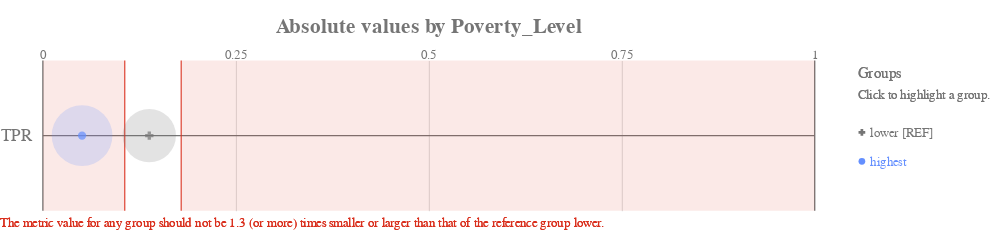

Source (notebook cell):
### Code cell
ap.absolute(bdf, metrics, 'poverty_level', fairness_threshold = disparity_tolerance)

### Figure 1 — Vega-Lite specification as saved in the notebook (floating-point values rounded to 4 significant figures)
{"config": {"view": {"continuousWidth": 400, "continuousHeight": 300, "strokeWidth": 0}, "axisLeft": {"labelColor": "rgb(117,117,117)", "labelFont": "Arial", "labelFontSize": 16}, "title": {"align": "center", "baseline": "middle", "color": "rgb(117,117,117)", "font": "Arial", "fontSize": 20, "fontWeight": "bold"}}, "layer": [{"data": {"name": "data-2877b248c93196b56da8c0b23bb53c1d"}, "mark": {"type": "rule", "stroke": "rgb(117,117,117)", "strokeWidth": 1.25, "tooltip": ""}, "encoding": {"x": {"type": "quantitative", "field": "start", "scale": {"domain": [0, 1], "range": [40.0, 760.0]}}, "x2": {"field": "end"}, "y": {"type": "nominal", "axis": {"domain": false, "labelAngle": 0, "labelPadding": -30, "orient": "left", "ticks": false, "title": ""}, "field": "y_position", "scale": {"domain": ["TPR"], "range": [17.5, 157.5]}}}}, {"data": {"name": "data-6cfe259518f6c7b358d8f836a73e6b7f"}, "mark": {"type": "rule", "stroke": "rgb(117,117,117)", "strokeWidth": 1.25, "tooltip": ""}, "encoding": {"x": {"type": "quantitative", "field": "x_position", "scale": {"domain": [0, 1], "range": [40.0, 760.0]}}, "y": {"value": 17.5}, "y2": {"value": 157.5}}}, {"data": {"name": "data-60ed1133fa688d151d36705a369482e0"}, "mark": {"type": "text", "align": "center", "color": "rgb(117,117,117)", "font": "Arial", "fontSize": 12, "fontWeight": "normal", "tooltip": ""}, "encoding": {"text": {"type": "nominal", "field": "value"}, "x": {"type": "quantitative", "field": "value", "scale": {"domain": [0, 1], "range": [40.0, 760.0]}}, "y": {"value": 12.25}}}, {"layer": [{"mark": {"type": "rect", "opacity": 0.8, "stroke": "rgb(217, 46, 28)", "strokeWidth": 1.25, "tooltip": ""}, "encoding": {"x": {"type": "quantitative", "field": "lower_threshold_value", "scale": {"domain": [0, 1], "range": [40.0, 760.0]}}, "x2": {"field": "lower_threshold_value"}, "y": {"type": "nominal", "axis": {"domain": false, "grid": false, "labels": false, "ticks": false, "title": " "}, "field": "metric", "scale": {"domain": ["TPR"], "range": [17.5, 157.5]}}}}, {"mark": {"type": "rect", "opacity": 0.8, "stroke": "rgb(217, 46, 28)", "strokeWidth": 1.25, "tooltip": ""}, "encoding": {"x": {"type": "quantitative", "field": "upper_threshold_value", "scale": {"domain": [0, 1], "range": [40.0, 760.0]}}, "x2": {"field": "upper_threshold_value"}, "y": {"type": "nominal", "axis": {"domain": false, "grid": false, "labels": false, "ticks": false, "title": " "}, "field": "metric", "scale": {"domain": ["TPR"], "range": [17.5, 157.5]}}}}, {"layer": [{"mark": {"type": "rect", "fill": "rgb(217, 46, 28)", "opacity": 0.1, "tooltip": ""}, "encoding": {"x": {"type": "quantitative", "field": "lower_threshold_value", "scale": {"domain": [0, 1], "range": [40.0, 760.0]}}, "x2": {"field": "lower_end"}, "y": {"type": "nominal", "axis": {"domain": false, "grid": false, "labels": false, "ticks": false, "title": " "}, "field": "metric", "scale": {"domain": ["TPR"], "range": [17.5, 157.5]}}}}, {"mark": {"type": "rect", "fill": "rgb(217, 46, 28)", "opacity": 0.1, "tooltip": ""}, "encoding": {"x": {"type": "quantitative", "field": "upper_threshold_value", "scale": {"domain": [0, 1], "range": [40.0, 760.0]}}, "x2": {"field": "upper_end"}, "y": {"type": "nominal", "axis": {"domain": false, "grid": false, "labels": false, "ticks": false, "title": " "}, "field": "metric", "scale": {"domain": ["TPR"], "range": [17.5, 157.5]}}}}]}, {"data": {"name": "data-79dd248bdaa0ea02c535240e8ad022c8"}, "mark": {"type": "text", "align": "left", "baseline": "top", "fill": "rgb(217, 46, 28)", "font": "Arial", "fontSize": 12, "fontWeight": "normal", "tooltip": ""}, "encoding": {"text": {"value": "The metric value for any group should not be 1.3 (or more) times smaller or larger than that of the reference group lower."}, "x": {"value": 0}, "y": {"value": 163.3}}}], "data": {"name": "data-8772ff26277eae00f90df06e87019975"}}, {"layer": [{"mark": "circle"}, {"data": {"name": "data-51b8003dc85d49711ca36fabda1ba077"}, "mark": {"type": "circle", "opacity": 0.2}, "encoding": {"color": {"condition": {"type": "nominal", "field": "attribute_value", "legend": null, "scale": {"domain": ["lower", "highest"], "range": ["rgb(117,117,117)", "rgb(100, 143, 255)", "rgb(254, 97, 0)", "rgb(220, 38, 127)", "rgb(255, 176, 0)", "rgb(120, 94, 240)"]}, "selection": "selector005"}, "value": "rgb(224,224,224)"}, "size": {"type": "quantitative", "field": "group_size", "legend": null, "scale": {"domain": [0, 11970.0], "range": [0, 3848.0]}}, "tooltip": [{"type": "nominal", "field": "attribute_value", "title": "Group"}, {"type": "nominal", "field": "tooltip_group_size", "title": "Group Size"}, {"type": "nominal", "field": "tooltip_disparity_explanation_tpr", "title": "Disparity"}, {"type": "quantitative", "field": "tpr", "format": ".2f", "title": "TPR"}], "x": {"type": "quantitative", "axis": {"domain": false, "labels": false, "ticks": false, "title": null, "values": [0.25, 0.5, 0.75]}, "field": "tpr", "scale": {"domain": [0, 1], "range": [40.0, 760.0]}}, "y": {"type": "nominal", "axis": {"domain": false, "grid": false, "labels": false, "ticks": false, "title": " "}, "field": "metric_variable", "scale": {"domain": ["TPR"], "range": [17.5, 157.5]}}}, "selection": {"selector007": {"type": "multi", "empty": "all", "fields": ["attribute_value"]}}, "transform": [{"calculate": "'TPR'", "as": "metric_variable"}]}, {"layer": [{"mark": "point"}, {"data": {"name": "data-51b8003dc85d49711ca36fabda1ba077"}, "mark": {"type": "point", "filled": true, "size": 60}, "encoding": {"color": {"condition": {"type": "nominal", "field": "attribute_value", "legend": null, "scale": {"domain": ["lower", "highest"], "range": ["rgb(117,117,117)", "rgb(100, 143, 255)", "rgb(254, 97, 0)", "rgb(220, 38, 127)", "rgb(255, 176, 0)", "rgb(120, 94, 240)"]}, "selection": "selector005"}, "value": "rgb(224,224,224)"}, "shape": {"type": "nominal", "field": "attribute_value", "legend": null, "scale": {"domain": ["lower", "highest"], "range": ["cross", "circle"]}}, "tooltip": [{"type": "nominal", "field": "attribute_value", "title": "Group"}, {"type": "nominal", "field": "tooltip_group_size", "title": "Group Size"}, {"type": "nominal", "field": "tooltip_disparity_explanation_tpr", "title": "Disparity"}, {"type": "quantitative", "field": "tpr", "format": ".2f", "title": "TPR"}], "x": {"type": "quantitative", "axis": {"domain": false, "labels": false, "ticks": false, "title": null, "values": [0.25, 0.5, 0.75]}, "field": "tpr", "scale": {"domain": [0, 1], "range": [40.0, 760.0]}}, "y": {"type": "nominal", "axis": {"domain": false, "grid": false, "labels": false, "ticks": false, "title": " "}, "field": "metric_variable", "scale": {"domain": ["TPR"], "range": [17.5, 157.5]}}}, "selection": {"selector006": {"type": "multi", "empty": "all", "fields": ["attribute_value"]}}, "transform": [{"calculate": "'TPR'", "as": "metric_variable"}]}]}]}, {"layer": [{"mark": {"type": "point", "filled": true, "opacity": 1, "size": 39.48}, "encoding": {"color": {"condition": {"type": "nominal", "field": "attribute_value", "legend": null, "scale": {"domain": ["lower", "highest"], "range": ["rgb(117,117,117)", "rgb(100, 143, 255)", "rgb(254, 97, 0)", "rgb(220, 38, 127)", "rgb(255, 176, 0)", "rgb(120, 94, 240)"]}, "selection": "selector005"}, "value": "rgb(224,224,224)"}, "shape": {"type": "nominal", "field": "attribute_value", "legend": null, "scale": {"domain": ["lower", "highest"], "range": ["cross", "circle"]}}, "x": {"value": 804}, "y": {"type": "nominal", "axis": {"domain": false, "grid": false, "labels": false, "ticks": false, "title": " "}, "field": "attribute_value", "scale": {"domain": ["lower", "highest"], "range": [71, 125]}}}, "selection": {"selector005": {"type": "multi", "empty": "all", "fields": ["attribute_value"]}}}, {"mark": {"type": "text", "align": "left", "baseline": "middle", "font": "Arial", "fontSize": 12, "fontWeight": "normal"}, "encoding": {"color": {"condition": {"type": "nominal", "field": "attribute_value", "legend": null, "scale": {"domain": ["lower", "highest"], "range": ["rgb(117,117,117)", "rgb(100, 143, 255)", "rgb(254, 97, 0)", "rgb(220, 38, 127)", "rgb(255, 176, 0)", "rgb(120, 94, 240)"]}, "selection": "selector005"}, "value": "rgb(224,224,224)"}, "text": {"type": "nominal", "field": "label"}, "x": {"value": 812}, "y": {"type": "nominal", "axis": {"domain": false, "grid": false, "labels": false, "ticks": false, "title": " "}, "field": "attribute_value", "scale": {"domain": ["lower", "highest"], "range": [71, 125]}}}, "selection": {"selector008": {"type": "multi", "empty": "all", "fields": ["attribute_value"]}}}, {"data": {"name": "data-79dd248bdaa0ea02c535240e8ad022c8"}, "mark": {"type": "text", "align": "left", "baseline": "middle", "color": "rgb(117,117,117)", "font": "Arial", "fontSize": 12, "fontWeight": "normal"}, "encoding": {"text": {"value": "Click to highlight a group."}, "x": {"value": 800}, "y": {"value": 49}}}, {"data": {"name": "data-79dd248bdaa0ea02c535240e8ad022c8"}, "mark": {"type": "text", "align": "left", "baseline": "middle", "color": "rgb(117,117,117)", "font": "Arial", "fontSize": 14, "fontWeight": "normal"}, "encoding": {"text": {"value": "Groups"}, "x": {"value": 800}, "y": {"value": 30}}}], "data": {"name": "data-a5ebce136adcce28635ff1807ca7d132"}}], "height": 175, "padding": {"top": 15, "bottom": 10}, "resolve": {"scale": {"size": "independent", "y": "independent"}}, "title": "Absolute values by Poverty_Level", "width": 800, "$schema": "https://vega.github.io/schema/vega-lite/v4.8.1.json", "datasets": {"data-2877b248c93196b56da8c0b23bb53c1d": [{"y_position": "TPR", "start": 0, "end": 1}], "data-6cfe259518f6c7b358d8f836a73e6b7f": [{"x_position": 0}, {"x_position": 1}], "data-60ed1133fa688d151d36705a369482e0": [{"value": 0.0}, {"value": 0.25}, {"value": 0.5}, {"value": 0.75}, {"value": 1.0}], "data-8772ff26277eae00f90df06e87019975": [{"lower_end": 0, "upper_end": 1, "lower_threshold_value": 0.106, "upper_threshold_value": 0.1792, "metric": "TPR"}], "data-79dd248bdaa0ea02c535240e8ad022c8": [{"a": 1, "b": 0}, {"a": 1, "b": 0}], "data-51b8003dc85d49711ca36fabda1ba077": [{"attribute_name": "poverty_level", "attribute_value": "highest", "group_size": 9973, "total_entities": 17677, "tpr": 0.05077, "tpr_disparity": 0.3683, "tpr_disparity_scaled": -1.715, "tooltip_group_size": "9,973 (56.42%)", "tooltip_disparity_explanation_tpr": "2.72 times smaller TPR than the reference group"}, {"attribute_name": "poverty_level", "attribute_value": "lower", "group_size": 7704, "total_entities": 17677, "tpr": 0.1379, "tpr_disparity": 1.0, "tpr_disparity_scaled": 0.0, "tooltip_group_size": "7,704 (43.58%)", "tooltip_disparity_explanation_tpr": "Reference group"}], "data-a5ebce136adcce28635ff1807ca7d132": [{"attribute_value": "lower", "label": "lower [REF]"}, {"attribute_value": "highest", "label": "highest"}]}}
